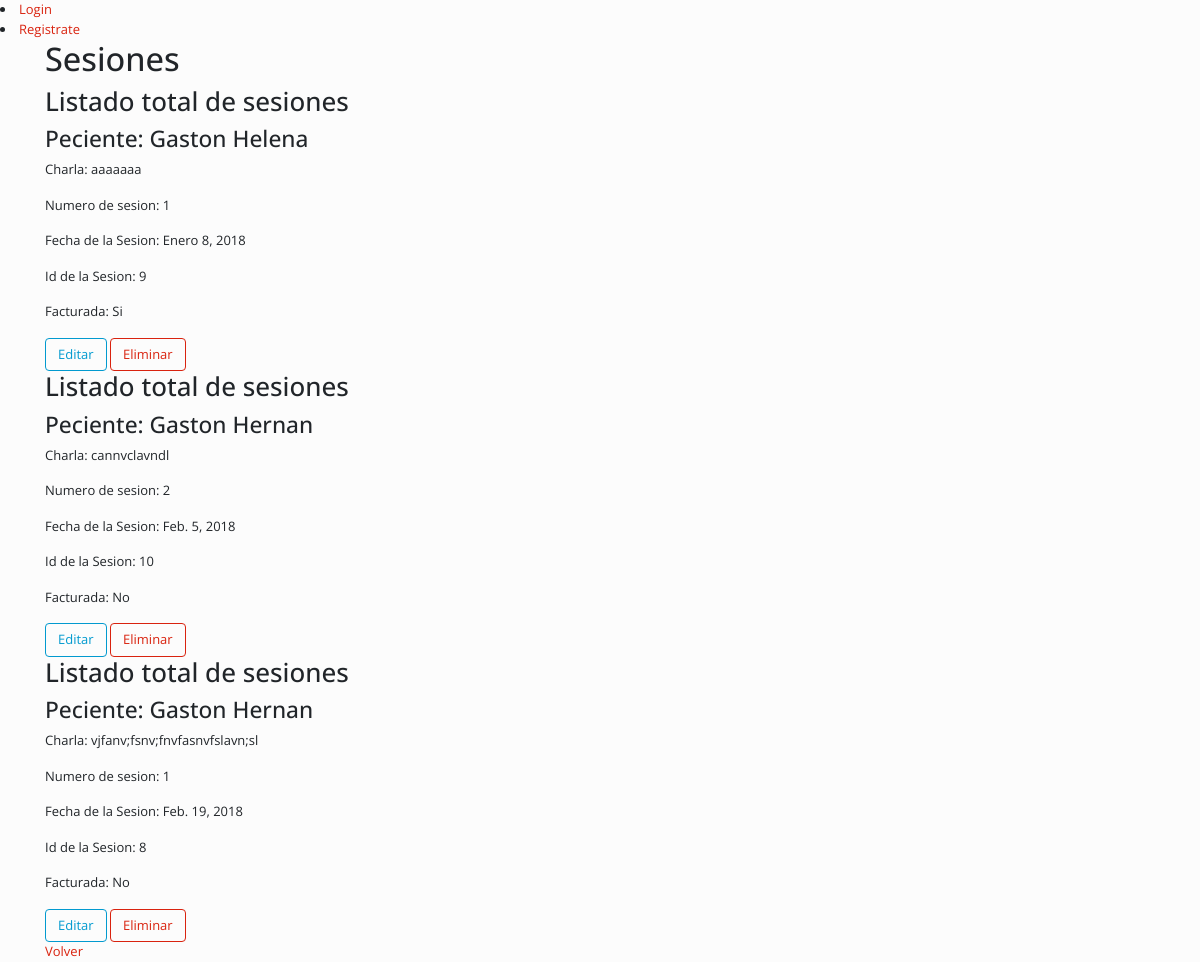
Before: /psicologia/sesiones/ with the older database file.
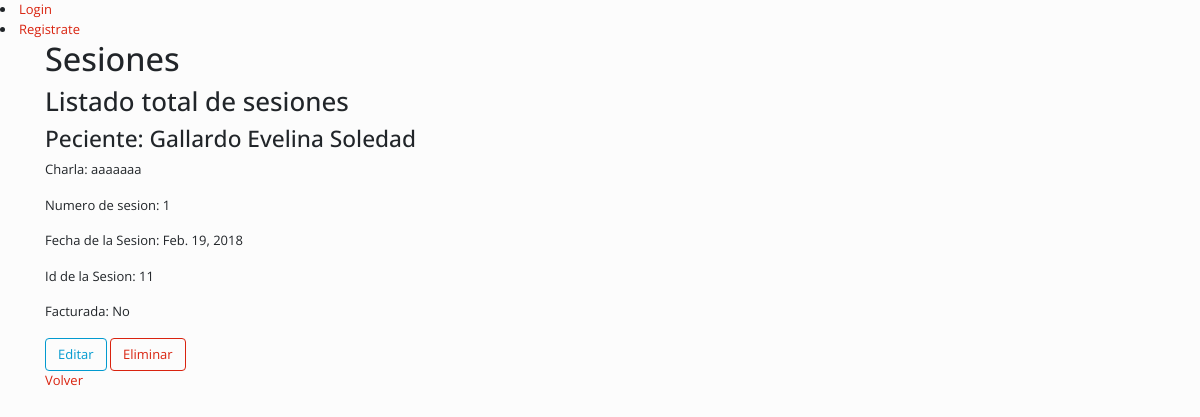
After: the same page with the newer database file.
### psicologia/models.py (models this page shows, shortened)
class SesionTerapeutica(models.Model):
	paciente = models.ForeignKey('Paciente', on_delete=models.PROTECT)
	discurso = models.TextField()
	fecha_sesion = models.DateField()
	facturada = models.BooleanField()
	numero_sesion = models.TextField()
	class Meta:
		ordering = ["fecha_sesion"] #establecer orden por defecto
		verbose_name_plural = "Sesiones Terapeuticas" #titulo que muestra la interfaz administrativa  porque agrega ls 's' por defecto

class Paciente(models.Model):
	nombre = models.CharField(max_length=50)
	apellido = models.CharField(max_length=50)
	obra_social = models.ForeignKey('ObraSocial', on_delete=models.PROTECT)
	edad = models.IntegerField()
	telefono = models.IntegerField()
	dni = models.IntegerField()
	historia = models.ForeignKey('Historia', on_delete=models.PROTECT)
	medicacion = models.TextField()
	diagnostico = models.TextField()
	inicio_tratamiento = models.DateField()
	class Meta:
		ordering = ["apellido"]
		verbose_name_plural = "Pacientes"
	def __str__(self):
		return "%s %s" % (self.apellido, self.nombre)

### psicologia/views.py (the view)
class SesionList(ListView):
	model = SesionTerapeutica
	template_name = "sesiones.html"

### psicologia/templates/sesiones.html
{%  extends 'index_psicologia.html' %}
{% block content %}
	<h1>Sesiones</h1>
	{% if object_list %}
	{% for s in object_list %}
		<div>
			<h2>Listado total de sesiones</h2>
			<h3>Peciente: {{s.paciente}}</h3>
			<p>Charla: {{s.discurso}}</p>
			<p>Numero de sesion: {{ s.numero_sesion }}</p>
			<p>Fecha de la Sesion: {{s.fecha_sesion}}</p>
			<p>Id de la Sesion: {{s.id}}</p>
			{% if s.facturada %}
				<p>Facturada: Si</p>
			{% else %}
				<p>Facturada: No</p>
			{% endif %}
			<a class="btn btn-outline-info" href="editarsesion/{{ s.id }}" title="">Editar</a>
			<a class="btn btn-outline-primary" href="eliminarsesion/{{ s.id }}" title="">Eliminar</a>
		</div>
	{% endfor %}
	{% else %}
		<p>No hay sesiones</p>
	{% endif %}
	<a href="http://localhost/psicologia/" title="">Volver</a>
{% endblock %}

Changed rows visible on the page:
removed SesionTerapeutica: paciente "Gaston Helena", discurso "aaaaaaa", numero_sesion "1", fecha_sesion "Enero 8, 2018", id "9", facturada "Facturada: Si"
removed SesionTerapeutica: paciente "Gaston Hernan", discurso "cannvclavndl", numero_sesion "2", fecha_sesion "Feb. 5, 2018", id "10", facturada "Facturada: No"
removed SesionTerapeutica: paciente "Gaston Hernan", discurso "vjfanv;fsnv;fnvfasnvfslavn;sl", numero_sesion "1", fecha_sesion "Feb. 19, 2018", id "8", facturada "Facturada: No"
added SesionTerapeutica: paciente "Gallardo Evelina Soledad", discurso "aaaaaaa", numero_sesion "1", fecha_sesion "Feb. 19, 2018", id "11", facturada "Facturada: No"
